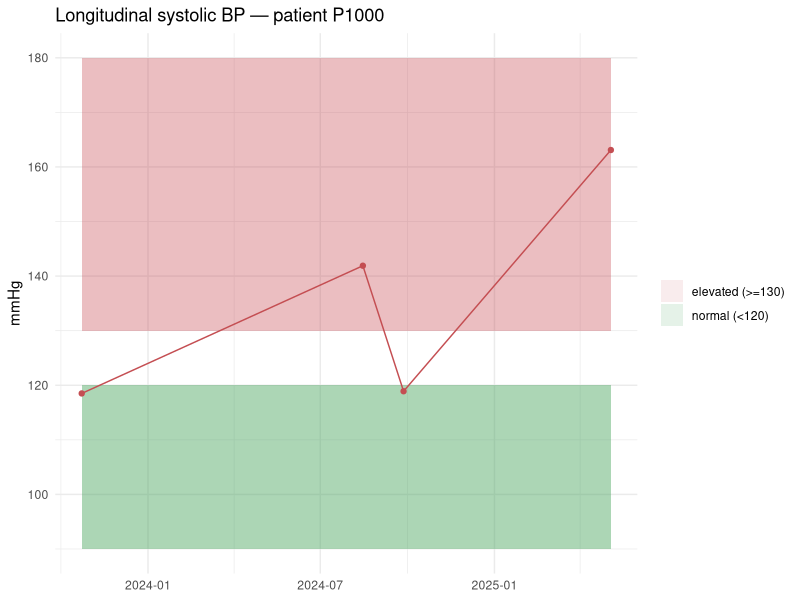

This chart was generated by the following R code:
## ---- chunk 1
# --- Self-contained synthetic EHR generator (no external downloads) ---
# This is the SAME generator from Module 1. We rebuild the fake hospital database
# here so this notebook can run on its own. Nothing here is a real patient.
library(dplyr)
library(tibble)

# This function generates a synthetic electronic health record (EHR) dataset.
# It creates mock tables for patients, encounters, observations, conditions, and medications,
# all with plausible structure, but not referencing any real patients or requiring external data.
make_synthetic_ehr <- function(n_patients = 200, seed = 42) {
  set.seed(seed)  # Ensures reproducibility: same seed => same fake people

  # --- patients table ---
  # Create a tibble with n_patients patients, each with a name, sex, age, and calculated birth_year.
  first <- c("Ava","Liam","Noah","Mia","Zoe","Omar","Ivan","Sara","Leo","Nina",
             "Ruth","Kai","Yara","Theo","Ida","Sam","Ana","Eli","Rex","Uma")
  last  <- c("Khan","Ortiz","Chen","Diaz","Patel","Ali","Brown","Nash","Reed","Vega",
             "Cole","Frost","Grant","Hale","Iqbal","Jain","Kerr","Lund","Mora","Park")
  sexes <- sample(c("male", "female"), size = n_patients, replace = TRUE, prob = c(0.49, 0.51))
  ages  <- sample(18:89, size = n_patients, replace = TRUE)
  # This block creates a tibble called 'patients' with columns representing patient attributes.
  # - "patient_id": Assigns a unique ID to each patient, e.g., "P1000", "P1001", etc.
  # - "given_name": Randomly selects one of the first names for each patient.
  # - "family_name": Randomly selects one of the last names for each patient.
  # - "sex": The pre-generated array of male/female assignments.
  # - "age": The pre-generated ages for each patient.
  # - "birth_year": Calculates the year of birth based on the age, assuming a reference year of 2026.
  patients <- tibble(
    patient_id  = sprintf("P%d", 1000 + (0:(n_patients - 1))),
    given_name  = sample(first, size = n_patients, replace = TRUE),
    family_name = sample(last, size = n_patients, replace = TRUE),
    sex         = sexes,
    age         = ages,
    birth_year  = 2026 - ages
  )

  # --- encounters table ---
  # The following block generates synthetic 'encounters' for each patient:
  # - Each patient has between 1 and 4 encounters (randomly chosen).
  # - Each encounter is assigned a type: 'ambulatory', 'emergency', 'inpatient', or 'wellness'.
  #   The probability of each type is respectively: 55% ambulatory, 15% emergency, 10% inpatient, and 20% wellness.
  # - The encounter's date is randomly set within a 3-year window starting from Jan 1, 2023.
  # - Each encounter receives:
  #     - A unique encounter_id (e.g., E00001, E00002, ...).
  #     - The associated patient_id.
  #     - The randomly assigned type and date.
  enc_rows <- list()
  enc_types <- c("ambulatory", "emergency", "inpatient", "wellness")
  for (pid in patients$patient_id) {
    # Randomly determine how many encounters (between 1 and 4) this patient has
    n_enc <- sample(1:4, 1)
    for (i in seq_len(n_enc)) {
      # For each encounter, pick a random day offset within 3 years (0 to 1094)
      day <- sample(0:(365 * 3 - 1), 1)
      enc_rows[[length(enc_rows) + 1]] <- tibble(
        encounter_id   = sprintf("E%05d", length(enc_rows) + 1),
        patient_id     = pid,
        # Assign encounter type with the specified probabilities
        encounter_type = sample(enc_types, 1, prob = c(0.55, 0.15, 0.10, 0.20)),
        # Calculate the date of the encounter by adding day offset to Jan 1, 2023
        date           = as.Date("2023-01-01") + day
      )
    }
  }
  # Assemble all rows into a tibble
  encounters <- bind_rows(enc_rows)

  # --- observations table ---
  # This block generates synthetic laboratory and vital sign results ("observations") for each encounter.
  #
  # 1. Define a set of different types of observations (e.g., height, blood pressure) with:
  #    - A human-readable name
  #    - The unit of measurement
  #    - A plausible lower and upper bound for values (lo, hi)
  obs_defs <- list(
    list(name = "Body height",              unit = "cm",   lo = 150, hi = 195),
    list(name = "Body weight",               unit = "kg",   lo = 50,  hi = 110),
    list(name = "Systolic blood pressure",   unit = "mmHg", lo = 100, hi = 165),
    list(name = "Heart rate",                unit = "/min", lo = 55,  hi = 100),
    list(name = "Hemoglobin A1c",            unit = "%",    lo = 4.8, hi = 9.5)
  )
  obs_rows <- list()
  # 2. For every encounter (row in the encounters table):
  for (i in seq_len(nrow(encounters))) {
    e <- encounters[i, ]
    # 3. For each defined observation type, with 70% probability:
    for (od in obs_defs) {
      if (runif(1) < 0.7) {  # 70% chance this observation is present in this encounter
        # 4. Generate a random value within the allowed range, rounded to 1 decimal.
        val <- round(runif(1, od$lo, od$hi), 1)
        # 5. Assemble observation fields:
        #    - Unique observation_id (zero-padded)
        #    - encounter_id and patient_id (from the current encounter)
        #    - observation name, value, unit, and date (from the encounter)
        obs_rows[[length(obs_rows) + 1]] <- tibble(
          observation_id = sprintf("O%06d", length(obs_rows) + 1),
          encounter_id   = e$encounter_id,
          patient_id     = e$patient_id,
          observation    = od$name,
          value          = val,
          unit           = od$unit,
          date           = e$date
        )
      }
    }
  }
  # 6. Create a table of all generated observations
  observations <- bind_rows(obs_rows)

  # --- conditions table ---
  # This block generates a table of medical conditions (diagnoses) assigned to each patient.
  #
  # Steps:
  # 1. Define a list of possible conditions (diagnoses) that a patient might have, called cond_pool.
  cond_pool <- c("Essential hypertension", "Type 2 diabetes mellitus", "Asthma",
                 "Acute bronchitis", "Major depressive disorder", "Osteoarthritis",
                 "Chronic kidney disease", "Anemia")
  cond_rows <- list()
  # 2. For every patient, randomly assign them between 0 and 3 unique conditions from the pool.
  for (pid in patients$patient_id) {
    # sample(0:3, 1) generates the number of conditions to assign (0-3),
    # and sample() picks that many unique conditions for that patient.
    n_cond <- sample(0:3, 1)
    if (n_cond > 0) {
      cs <- sample(cond_pool, size = n_cond, replace = FALSE)
      for (c_name in cs) {
        # 3. For each assigned condition, create a row with:
        #   - a unique condition_id (zero-padded)
        #   - the patient_id
        #   - the condition name
        cond_rows[[length(cond_rows) + 1]] <- tibble(
          condition_id = sprintf("C%05d", length(cond_rows) + 1),
          patient_id   = pid,
          condition    = c_name
        )
      }
    }
  }
  # 4. Assemble all condition records into a table.
  conditions <- bind_rows(cond_rows)

  # --- medications table ---
  # This section generates a medications table, which records what medications each patient is taking.
  #
  # Steps:
  # 1. Define a list of possible medications, called med_pool, that could be assigned to any patient.
  med_pool <- c("Lisinopril", "Metformin", "Albuterol", "Atorvastatin",
                "Sertraline", "Amoxicillin", "Ibuprofen", "Hydrochlorothiazide")
  med_rows <- list()
  # 2. For each patient in the patients table:
  for (pid in patients$patient_id) {
    # Randomly assign between 0 and 3 different medications to the patient.
    # sample(0:3, 1) picks how many meds the patient will get (can be zero).
    # sample() picks the medicines without replacement.
    n_med <- sample(0:3, 1)
    if (n_med > 0) {
      ms <- sample(med_pool, size = n_med, replace = FALSE)
      for (m in ms) {
        # 3. For each assigned medication, create a row that includes:
        #   - Unique medication_id (zero-padded)
        #   - patient_id
        #   - medication name
        med_rows[[length(med_rows) + 1]] <- tibble(
          medication_id = sprintf("M%05d", length(med_rows) + 1),
          patient_id    = pid,
          medication    = m
        )
      }
    }
  }
  # 4. Assemble all medication records into a table.
  medications <- bind_rows(med_rows)

  # Return a list containing all generated synthetic EHR tables.
  list(
    patients     = patients,
    encounters   = encounters,
    observations = observations,
    conditions   = conditions,
    medications  = medications
  )
}

# Generate the synthetic EHR data by calling the make_synthetic_ehr() function.
# This returns a list where each element is a table name (e.g., "patients", "encounters")
# and each value is a tibble with the data for that table.
ehr <- make_synthetic_ehr()

# Print out the names of each table along with the number of rows it contains,
# to provide a quick overview of the size of each synthetic EHR table.
cat("Tables:", paste(sprintf("%s (%d rows)", names(ehr), sapply(ehr, nrow)), collapse = ", "), "\n")
## ---- chunk 2
# This cell shows the difference between STRUCTURED data and UNSTRUCTURED data.
#
# Structured data lives in tables: every value sits in a named column (patient_id,
# observation, value, unit, date). A computer can count, filter, and join it easily.
#
# Unstructured data is free text — a clinical note. A human can read it, but a
# computer just sees a blob of characters until we use NLP (Module 10).

cat("STRUCTURED — observations table:\n")
# Pick a few useful columns so the printout is easy to read
display_cols <- c("patient_id", "observation", "value", "unit", "date")
# ehr$observations is the observations tibble from the generator above.
# [, display_cols] keeps only those five columns.
# head(4) means "show the first 4 rows".
# print(..., row.names = FALSE) prints a clean table without row numbers.
print(as.data.frame(head(ehr$observations[, display_cols], 4)), row.names = FALSE)

cat("\nUNSTRUCTURED — a free-text clinical note:\n")
# A fake progress note, written the way a clinician might type it:
# abbreviations (y/o, h/o, HTN, T2DM), mixed facts, no columns.
note <- paste("58 y/o with h/o HTN and T2DM presents for routine follow-up.",
              "BP 148/88, denies chest pain. Continue lisinopril; recheck A1c in 3 months.")
cat(note, "\n")
## ---- chunk 3
# This loop peeks at every EHR table so you can see what each one looks like.
#
# ehr is a list: names are table names, values are tibbles.
# For each table we print:
#   - a header with the table name
#   - the first 2 rows (just enough to see the columns and a sample of values)
for (name in c("patients", "encounters", "observations", "conditions", "medications")) {
  df <- ehr[[name]]  # pull that table out of the list
  cat(sprintf("=== %s ===\n", name))
  print(as.data.frame(head(df, 2)), row.names = FALSE)
  cat("\n")  # blank line between tables so the output is easier to scan
}
## ---- chunk 4
# This cell treats the encounter as the "hub" of clinical activity:
# almost every measurement, diagnosis, and order hangs off a visit.
#
# Step 1: pull the encounters table out of the ehr list.
enc <- ehr$encounters

# Step 2: count how many encounters of each type we have.
# table() looks at one column and says "how many times does each value appear?"
# Example output: ambulatory 280, wellness 100, emergency 80, inpatient 51.
cat("Encounter types:\n")
print(table(enc$encounter_type))
cat("\n")

# Step 3: for each patient, count their encounters, then summarize that distribution.
# group_by(patient_id) + summarise(n = n()) = "how many rows (visits) does each patient have?"
# The custom summary tibble then gives count / mean / min / max of those per-patient counts.
enc_per_patient <- enc |> count(patient_id, name = "n")

enc_summary <- tibble(
  count = nrow(enc_per_patient),
  mean  = mean(enc_per_patient$n),
  std   = sd(enc_per_patient$n),
  min   = min(enc_per_patient$n),
  `25%` = quantile(enc_per_patient$n, 0.25, names = FALSE),
  `50%` = quantile(enc_per_patient$n, 0.50, names = FALSE),
  `75%` = quantile(enc_per_patient$n, 0.75, names = FALSE),
  max   = max(enc_per_patient$n)
) |> mutate(across(everything(), ~ round(.x, 2)))

cat("Encounters per patient (distribution):\n")
print(enc_summary)
## ---- chunk 5
# Health data is time-stamped: the SAME measurement (blood pressure) is taken
# again and again. This cell follows ONE patient's systolic BP over time.
library(lubridate)

# Make a separate copy of the observations table so we can edit it
# without changing the original ehr$observations table.
obs <- ehr$observations

# Dates currently look like 2023-05-12 and are already stored as Date objects.
# as_date() (a no-op here) mirrors pandas' to_datetime() step for parity.
obs$date <- as_date(obs$date)

# Keep only the rows where the observation name is "Systolic blood pressure".
# This is a filter: obs$observation == "..." is TRUE/FALSE for every row;
# dplyr::filter() keeps only the TRUE rows.
sbp <- obs |> filter(observation == "Systolic blood pressure")

# Count how many SBP readings each patient has, then sort highest-first.
# We pick the patient with the MOST readings so the time series is interesting.
counts <- sbp |> count(patient_id, name = "n") |> arrange(desc(n))
pid <- counts$patient_id[1]  # the patient_id at the top of that ranked list

# Pull that one patient's SBP rows and sort them by date (oldest -> newest).
track <- sbp |> filter(patient_id == pid) |> arrange(date)
cat(sprintf("Patient %s — systolic BP over time:\n", pid))
print(as.data.frame(track[, c("date", "value", "unit")]), row.names = FALSE)
## ---- chunk 6
# This code draws a line chart of the one patient's systolic BP over time.
# The shaded bands are a visual reminder of "normal" vs "elevated" ranges —
# they are teaching overlays, not a clinical diagnosis.
library(ggplot2)

band_range <- c(min(track$date), max(track$date))

# Plot date on the x-axis and BP value on the y-axis.
# geom_point puts a dot on each reading so you can see individual visits.
p <- ggplot(track, aes(x = date, y = value)) +
  # geom_rect draws a shaded band between two y-values across the whole x-range.
  # Green band: roughly "normal" systolic BP (<120).
  # Red band: roughly "elevated" (>=130). alpha makes the bands see-through.
  geom_rect(aes(xmin = band_range[1], xmax = band_range[2], ymin = 90, ymax = 120,
                fill = "normal (<120)"), alpha = 0.15, inherit.aes = FALSE) +
  geom_rect(aes(xmin = band_range[1], xmax = band_range[2], ymin = 130, ymax = 180,
                fill = "elevated (>=130)"), alpha = 0.10, inherit.aes = FALSE) +
  geom_line(color = "#C44E52") +
  geom_point(color = "#C44E52") +
  scale_fill_manual(name = NULL, values = c("normal (<120)" = "#55A868",
                                             "elevated (>=130)" = "#C44E52")) +
  labs(title = paste("Longitudinal systolic BP — patient", pid), x = NULL, y = "mmHg") +
  theme_minimal() +
  theme(legend.position = "right")

print(p)
## ---- chunk 7
# Real analysis rarely uses one table at a time. This cell JOINS several tables
# into one "patient view": one row per patient, with extra summary columns.
#
# Think of a join as: "for this patient_id, go look up extra facts in another table
# and glue them on as new columns."

patients <- ehr$patients  # the base table: one row per person

# Count encounters per patient, then name that column "n_encounters"
# so it becomes a column with a clear name after the join.
enc_n <- ehr$encounters |> count(patient_id, name = "n_encounters")

# Same idea for diagnoses: how many condition rows does each patient have?
cond_n <- ehr$conditions |> count(patient_id, name = "n_conditions")

# For A1c: keep only Hemoglobin A1c rows, then average the value per patient.
# round(1) keeps one decimal place (e.g. 7.2).
a1c <- obs |>
  filter(observation == "Hemoglobin A1c") |>
  group_by(patient_id) |>
  summarise(mean_a1c = round(mean(value), 1), .groups = "drop")

# Now glue the summaries onto the patients table.
# left_join keeps EVERY patient, even if they have no A1c / no conditions.
# Patients with no match get a missing value (NA) in that new column.
patient_view <- patients |>
  left_join(enc_n, by = "patient_id") |>
  left_join(cond_n, by = "patient_id") |>
  left_join(a1c, by = "patient_id")

# Missing encounter/condition counts should mean "zero", not "unknown".
# replace_na() turns NA into 0.
patient_view <- patient_view |>
  mutate(n_encounters = tidyr::replace_na(n_encounters, 0),
         n_conditions = tidyr::replace_na(n_conditions, 0))

# Show the first few rows of the combined view
head(patient_view)
## ---- chunk 8
# A "cohort" is just a filtered list of patients who meet a rule.
# Here the rule is: mean A1c at or above 6.5 (a common diabetes threshold)
# AND at least one coded condition.
#
# The & means BOTH conditions must be true.
cohort <- patient_view |>
  filter(mean_a1c >= 6.5 & n_conditions >= 1)

# How many people made it through the filter, out of everyone?
cat(sprintf("Cohort size: %d of %d patients\n", nrow(cohort), nrow(patient_view)))

# Show a few of them, keeping only the columns that explain WHY they qualified
head(cohort[, c("patient_id", "age", "sex", "mean_a1c", "n_conditions")])
## ---- chunk 9
# Long -> wide: mean value per patient per observation type
library(tidyr)

wide <- obs |>
  group_by(patient_id, observation) |>
  summarise(value = mean(value), .groups = "drop") |>
  pivot_wider(names_from = observation, values_from = value) |>
  mutate(across(-patient_id, ~ round(.x, 1)))

cat("WIDE format (one row per patient):\n")
head(wide)
## ---- chunk 10
# This cell does the reverse reshape: WIDE -> LONG.
#
# wide already has patient_id as a normal column, which pivot_longer needs.
#
# pivot_longer "unpivots" the table:
#   cols       = columns to unpivot (everything except patient_id)
#   names_to   = name for the column that will hold the old column headers
#                (those observation names become values in a column called "observation")
#   values_to  = name for the column that will hold the numbers
#
# filter(!is.na(...)) drops rows where the value is missing — a patient who never had
# a height recorded should not get a blank height row in the long table.
long_again <- wide |>
  pivot_longer(cols = -patient_id, names_to = "observation", values_to = "mean_value") |>
  filter(!is.na(mean_value))

cat("LONG format (one row per patient-observation):\n")
head(long_again)
